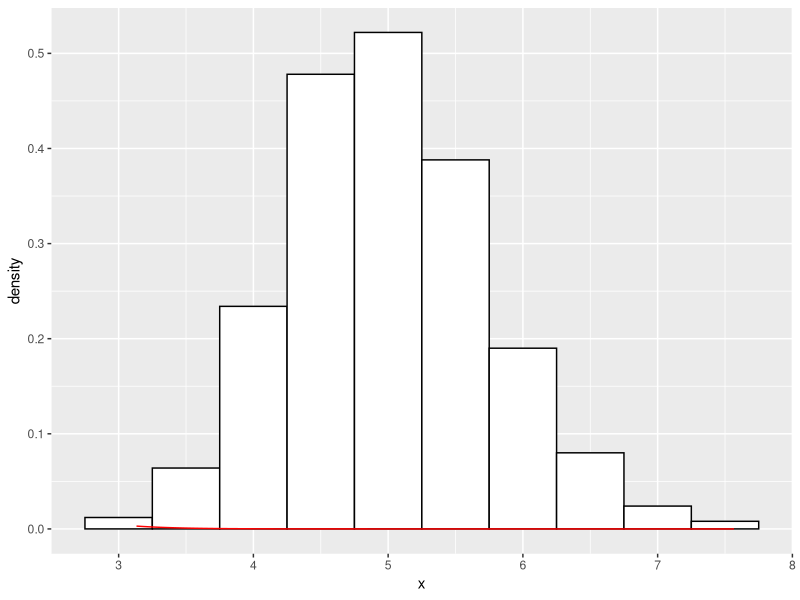

Write R code to recreate this figure.
## ---- chunk 1
n <- 40
nosim <- 1000
lambda <- 0.2
meansExp <- rowSums(matrix(rexp(n*nosim, rate=lambda), nosim)) / n
meanDist <- mean(meansExp)
meanDist
## ---- chunk 2
sigma = 1 / 0.2
sigma
## ---- chunk 3
var(meansExp)
## ---- chunk 4
library(ggplot2)
df <- data.frame(meansExp)
ggplot(df, aes(x=df$meansExp)) + 
     geom_histogram(aes(y=..density..),     
                    binwidth=.5,
                    colour="black", fill="white") +
        stat_function(fun = dnorm, colour = "red", 
                      arg = list(mean=5, sd=sigma/sqrt(n))) +
        labs(x= "x")
